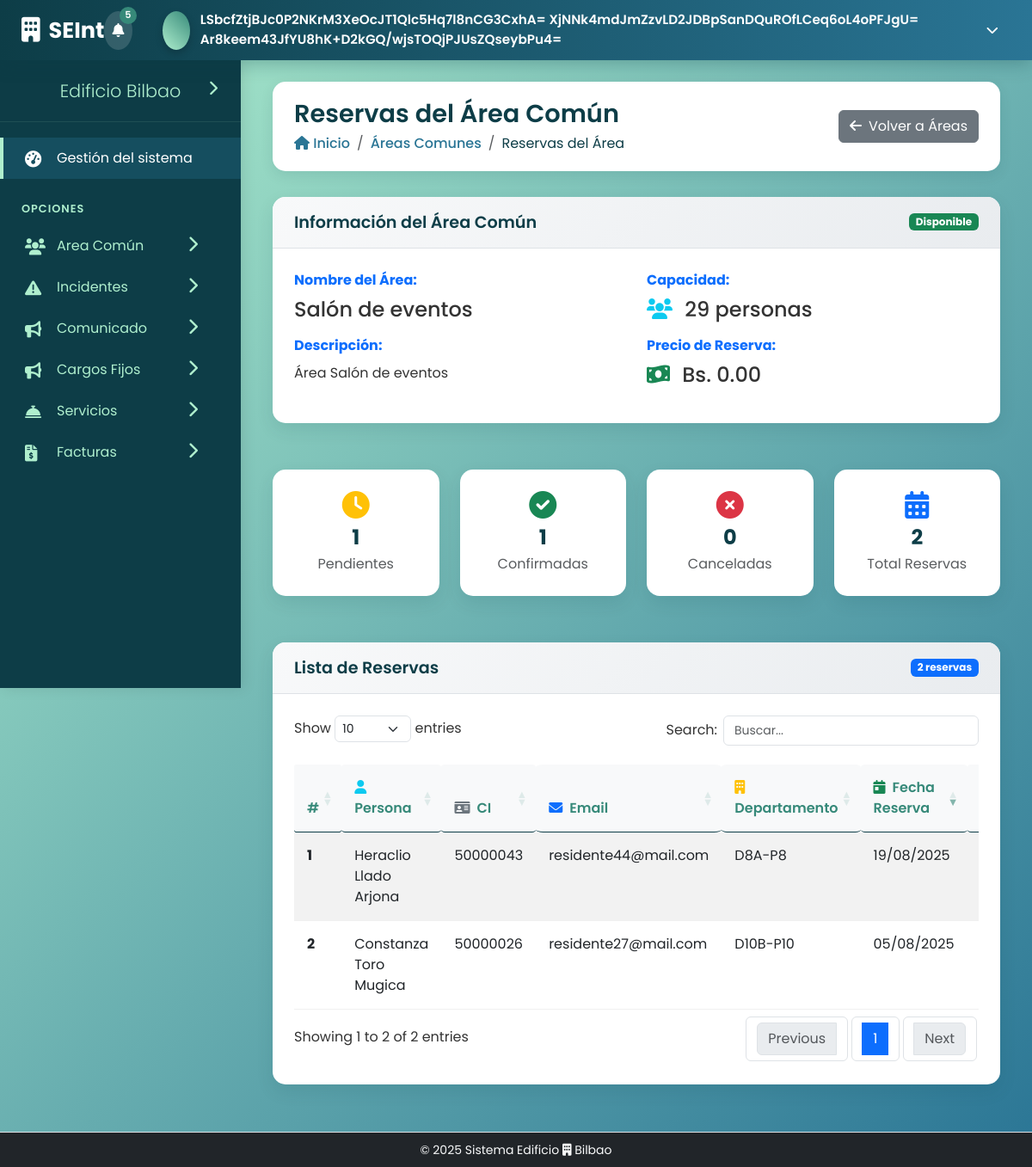
/public/controlador/AreaComunControlador.php?action=verReservasArea&id_area=3 (signed in), run on the app's committed database.
### tables this page shows
CREATE TABLE area_comun (
                            id_area INT AUTO_INCREMENT PRIMARY KEY,
                            nombre VARCHAR(100) NOT NULL,
                            descripcion TEXT DEFAULT NULL,
                            capacidad INT DEFAULT NULL,
                            costo_reserva decimal(10,2) not null,
                            fecha_inicio_mantenimiento datetime default null,
                            fecha_fin_mantenimiento datetime default null,
                            estado ENUM('disponible', 'mantenimiento', 'no disponible','eliminado') DEFAULT 'disponible'
);

CREATE TABLE reserva_area_comun (
                                    id_reserva INT AUTO_INCREMENT PRIMARY KEY,
                                    id_persona INT NOT NULL,
                                    id_area INT NOT NULL,
                                    fecha_reserva DATE NOT NULL,
                                    hora_inicio TIME NOT NULL,
                                    hora_fin TIME NOT NULL,
                                    motivo TEXT DEFAULT NULL,
                                    estado ENUM('pendiente', 'confirmada', 'cancelada') DEFAULT 'pendiente',
                                    FOREIGN KEY (id_persona) REFERENCES persona(id_persona),
                                    FOREIGN KEY (id_area) REFERENCES area_comun(id_area),
                                    UNIQUE (id_area, fecha_reserva, hora_inicio, hora_fin)
);

CREATE TABLE persona (
                         id_persona INT AUTO_INCREMENT PRIMARY KEY,
                         nombre VARBINARY(255) NOT NULL,
                         apellido_paterno VARBINARY(255) NOT NULL,
                         apellido_materno VARBINARY(255),
                         ci VARBINARY(255) NOT NULL,
                         telefono VARCHAR(50),
                         email VARCHAR(255),
                         username VARCHAR(50) NOT NULL UNIQUE,
                         password_hash VARCHAR(255) NOT NULL,
                         verificado BOOLEAN DEFAULT FALSE,
                         tiempo_verificacion DATETIME DEFAULT NULL,
                         codigo_recuperacion VARCHAR(6) DEFAULT NULL,
                         tiempo_codigo_recuperacion DATETIME DEFAULT NULL,
                         intentos_fallidos INT DEFAULT 0,
                         tiempo_bloqueo DATETIME DEFAULT NULL,
                         fecha_eliminado DATETIME DEFAULT NULL,
                         estado ENUM('activo', 'inactivo') DEFAULT 'activo',
                         id_rol INT,
                         FOREIGN KEY (id_rol) REFERENCES rol(id_rol)
);

### public/modelo/AreaComunModelo.php (called while the page is built, shortened)
<?php
class AreaComunModelo
{
    private $db;
    private $table_name = "area_comun";
    private $table_reservas = "reserva_area_comun";
    private $table_persona = "persona";
    private $table_departamento = "departamento";
    private $table_tiene_departamento = "tiene_departamento";
    private $encryption_key;
    public function __construct($db, $encryption_key = null)
    {
        $this->db = $db;
        $this->encryption_key = $encryption_key ?: '1A3F6C9E2B5D8A0C7E4F1A2B3C8D5E6F7A1B2C3D4E5F6A7B8C9D0E1F2A3B4C5D6';
        if (strlen($this->encryption_key) < 32) {
            $this->encryption_key = str_pad($this->encryption_key, 32, "\0");
        } elseif (strlen($this->encryption_key) > 32) {
            $this->encryption_key = substr($this->encryption_key, 0, 32);
        }
    }
    private function decrypt($encrypted_data)
    {
        try {
            $data = base64_decode($encrypted_data);
            $iv = substr($data, 0, 16);
            $encrypted = substr($data, 16);
            $decrypted = openssl_decrypt($encrypted, 'AES-256-CBC', $this->encryption_key, OPENSSL_RAW_DATA, $iv);
            return $decrypted;
        } catch (Exception $e) {
            error_log("Error descifrando datos: " . $e->getMessage());
            return false;
        }
    }
    public function obtenerAreaPorId($id_area)
    {
        try {
            $sql = "SELECT * FROM $this->table_name WHERE id_area = :id_area AND estado != 'eliminado'";
            $stmt = $this->db->prepare($sql);
            $stmt->bindParam(':id_area', $id_area, PDO::PARAM_INT);
            $stmt->execute();
            return $stmt->fetch(PDO::FETCH_ASSOC);
        } catch (Exception $e) {
            error_log("Error en obtenerAreaPorId: " . $e->getMessage());
            return false;
        }
    }
    public function obtenerReservasPorArea($id_area)
    {
        try {
            $sql = "SELECT
                    rac.*,
                    p.nombre as nombre_persona_encrypted,
                    p.apellido_paterno as apellido_paterno_encrypted,
                    p.apellido_materno as apellido_materno_encrypted,
                    p.ci as ci_encrypted,
                    p.email,
                    r.rol,
                    GROUP_CONCAT(DISTINCT CONCAT('D', d.numero, '-P', d.piso) SEPARATOR ' / ') as departamentos_vinculados,
                    GROUP_CONCAT(DISTINCT d.id_departamento) as ids_departamentos
                FROM $this->table_reservas rac
                JOIN $this->table_persona p ON rac.id_persona = p.id_persona
                JOIN rol r ON p.id_rol = r.id_rol
                LEFT JOIN $this->table_tiene_departamento td ON p.id_persona = td.id_persona AND td.estado = 'activo'
                LEFT JOIN $this->table_departamento d ON td.id_departamento = d.id_departamento
                WHERE rac.id_area = :id_area
                GROUP BY rac.id_reserva, p.id_persona
                ORDER BY rac.fecha_reserva DESC, rac.hora_inicio";
            $stmt = $this->db->prepare($sql);
            $stmt->bindParam(':id_area', $id_area, PDO::PARAM_INT);
            $stmt->execute();
            $resultados = $stmt->fetchAll(PDO::FETCH_ASSOC);
            foreach ($resultados as &$fila) {
                $fila['nombre_persona'] = $this->decrypt($fila['nombre_persona_encrypted']);
                $fila['apellido_paterno'] = $this->decrypt($fila['apellido_paterno_encrypted']);
                $fila['apellido_materno'] = $this->decrypt($fila['apellido_materno_encrypted']);
            }
            return $resultados;
        } catch (Exception $e) {
            error_log("Error en obtenerReservasPorArea: " . $e->getMessage());
            return false;
        }
    }
}
?>

### public/vista/verReservasAreaVista.php (the view, shortened to what this page needs)
<?php include("../../includes/header.php"); ?>
    <div class="page-header fade-in">
        <div class="page-title">
            <h1>Reservas del Área Común</h1>
            <nav aria-label="breadcrumb">
                <ol class="breadcrumb">
                    <li class="breadcrumb-item"><a href="#"><i class="fas fa-home"></i> Inicio</a></li>
                    <li class="breadcrumb-item"><a href="AreaComunControlador.php?action=listarAreas">Áreas Comunes</a></li>
                    <li class="breadcrumb-item active" aria-current="page">Reservas del Área</li>
                </ol>
            </nav>
        </div>
        <div class="page-actions">
            <a href="AreaComunControlador.php?action=listarAreas" class="btn btn-secondary">
                <i class="fas fa-arrow-left me-2"></i>Volver a Áreas
            </a>
        </div>
    </div>
    <div class="row fade-in mb-4">
        <div class="col-12">
            <div class="content-box">
                <div class="content-box-header d-flex justify-content-between align-items-center">
                    <h5>Información del Área Común</h5>
                    <span class="badge
                <?php
                    switch($area['estado']) {
                        case 'disponible': echo 'bg-success'; break;
                    }
                    ?>">
                <?php echo ucfirst(htmlspecialchars($area['estado'])); ?>
            </span>
                </div>
                <div class="content-box-body">
                    <div class="row">
                        <div class="col-md-6">
                            <div class="mb-3">
                                <label class="form-label fw-bold text-primary">Nombre del Área:</label>
                                <h4><?php echo htmlspecialchars($area['nombre']); ?></h4>
                            </div>
                            <div class="mb-3">
                                <label class="form-label fw-bold text-primary">Descripción:</label>
                                <p class="mb-0"><?php echo htmlspecialchars($area['descripcion'] ?: 'Sin descripción'); ?></p>
                            </div>
                        </div>
                        <div class="col-md-6">
                            <div class="mb-3">
                                <label class="form-label fw-bold text-primary">Capacidad:</label>
                                <h4>
                                    <i class="fas fa-users text-info me-2"></i>
                                    <?php echo htmlspecialchars($area['capacidad']); ?> personas
                                </h4>
                            </div>
                            <div class="mb-3">
                                <label class="form-label fw-bold text-primary">Precio de Reserva:</label>
                                <h4>
                                    <i class="fas fa-money-bill-wave text-success me-2"></i>
                                    Bs. <?php echo number_format($area['costo_reserva'], 2); ?>
                                </h4>
                            </div>
                        </div>
                    </div>
                </div>
            </div>
        </div>
    </div>
    <div class="row fade-in mb-4">
        <div class="col-md-3">
            <div class="content-box text-center">
                <div class="content-box-body">
                    <i class="fas fa-clock fa-2x text-warning mb-2"></i>
                    <h4 class="mb-1">
                        <?php
                        $reservasPendientes = array_filter($reservas, function($reserva) {
                            return $reserva['estado'] == 'pendiente';
                        });
                        echo count($reservasPendientes);
                        ?>
                    </h4>
                    <p class="text-muted mb-0">Pendientes</p>
                </div>
            </div>
        </div>
        <div class="col-md-3">
            <div class="content-box text-center">
                <div class="content-box-body">
                    <i class="fas fa-check-circle fa-2x text-success mb-2"></i>
                    <h4 class="mb-1">
                        <?php
                        $reservasConfirmadas = array_filter($reservas, function($reserva) {
                            return $reserva['estado'] == 'confirmada';
                        });
                        echo count($reservasConfirmadas);
                        ?>
                    </h4>
                    <p class="text-muted mb-0">Confirmadas</p>
                </div>
            </div>
        </div>
        <div class="col-md-3">
            <div class="content-box text-center">
                <div class="content-box-body">
                    <i class="fas fa-times-circle fa-2x text-danger mb-2"></i>
                    <h4 class="mb-1">
                        <?php
                        $reservasCanceladas = array_filter($reservas, function($reserva) {
                            return $reserva['estado'] == 'cancelada';
                        });
                        echo count($reservasCanceladas);
                        ?>
                    </h4>
                    <p class="text-muted mb-0">Canceladas</p>
                </div>
            </div>
        </div>
        <div class="col-md-3">
            <div class="content-box text-center">
                <div class="content-box-body">
                    <i class="fas fa-calendar-alt fa-2x text-primary mb-2"></i>
                    <h4 class="mb-1"><?php echo count($reservas); ?></h4>
                    <p class="text-muted mb-0">Total Reservas</p>
                </div>
            </div>
        </div>
    </div>
    <div class="row fade-in">
        <div class="col-12">
            <div class="content-box">
                <div class="content-box-header d-flex justify-content-between align-items-center">
                    <h5>Lista de Reservas</h5>
                    <span class="badge bg-primary"><?php echo count($reservas); ?> reservas</span>
                </div>
                <div class="content-box-body">
                    <?php if (empty($reservas)): ?>
                        <div class="text-center py-4">
                            <i class="fas fa-calendar-times fa-3x text-muted mb-3"></i>
                            <p class="text-muted">No hay reservas registradas para esta área</p>
                        </div>
                    <?php else: ?>
                        <div class="table-container">
                            <table id="tablaReservas" class="table table-hover table-striped">
                                <thead>
                                <tr>
                                    <th>#</th>
                                    <th><i class="fas fa-user text-info me-2"></i>Persona</th>
                                    <th><i class="fas fa-id-card text-secondary me-2"></i>CI</th>
                                    <th><i class="fas fa-envelope text-primary me-2"></i>Email</th>
                                    <th><i class="fas fa-building text-warning me-2"></i>Departamento</th>
                                    <th><i class="fas fa-calendar-day text-success me-2"></i>Fecha Reserva</th>
                                    <th><i class="fas fa-clock text-warning me-2"></i>Horario</th>
                                </tr>
                                </thead>
                                <tbody>
                                <?php foreach ($reservas as $index => $reserva): ?>
                                    <tr>
                                        <td><strong><?php echo $index + 1; ?></strong></td>
                                        <td>
                                            <?php
                                            $nombreCompleto = htmlspecialchars($reserva['nombre_persona']) . ' ' .
                                                    htmlspecialchars($reserva['apellido_paterno']);
                                            if (!empty($reserva['apellido_materno'])) {
                                                $nombreCompleto .= ' ' . htmlspecialchars($reserva['apellido_materno']);
                                            }
                                            echo $nombreCompleto;
                                            ?>
                                        </td>
                                        <td>
                                            <?php echo htmlspecialchars($reserva['ci']); ?>
                                        </td>
                                        <td>
                                            <?php echo htmlspecialchars($reserva['email'] ?: 'No especificado'); ?>
                                        </td>
                                        <td>
                                            <?php
                                            echo htmlspecialchars($reserva['departamentos_vinculados'] ?: 'No especificado');
                                            ?>
                                        </td>
                                        <td>
                                            <?php echo date('d/m/Y', strtotime($reserva['fecha_reserva'])); ?>
                                        </td>
                                        <td>
                                        </td>
                                    </tr>
                                <?php endforeach; ?>
                                </tbody>
                            </table>
                        </div>
                    <?php endif; ?>
                </div>
            </div>
        </div>
    </div>
    <link rel="stylesheet" type="text/css" href="https://cdn.datatables.net/1.13.6/css/dataTables.bootstrap5.min.css">
    <link rel="stylesheet" type="text/css" href="https://cdn.datatables.net/responsive/2.5.0/css/responsive.bootstrap5.min.css">
    <link rel="stylesheet" type="text/css" href="https://cdn.datatables.net/buttons/2.4.1/css/buttons.bootstrap5.min.css">
<?php include("../../includes/footer.php"); ?>

### data on the page
area_comun: estado "Disponible", nombre "Salón de eventos", descripcion "Área Salón de eventos", capacidad "29", costo_reserva "0.00"
reserva_area_comun: nombreCompleto "Heraclio Llado Arjona", ci "50000043", id_persona.email "residente44@mail.com", departamentos_vinculados "D8A-P8", fecha_reserva "19/08/2025"
reserva_area_comun: nombreCompleto "Constanza Toro Mugica", ci "50000026", id_persona.email "residente27@mail.com", departamentos_vinculados "D10B-P10", fecha_reserva "05/08/2025"

### other printed values
$_SESSION['nombre'] "LSbcfZtjBJc0P2NKrM3XeOcJT1Qlc5Hq7l8nCG3CxhA="
$_SESSION['apellido_paterno'] "XjNNk4mdJmZzvLD2JDBpSanDQuROfLCeq6oL4oPFJgU="
$_SESSION['apellido_materno'] "Ar8keem43JfYU8hK+D2kGQ/wjsTOQjPJUsZQseybPu4="
count($reservasPendientes) "1"
count($reservasConfirmadas) "1"
count($reservasCanceladas) "0"
count($reservas) "2"
